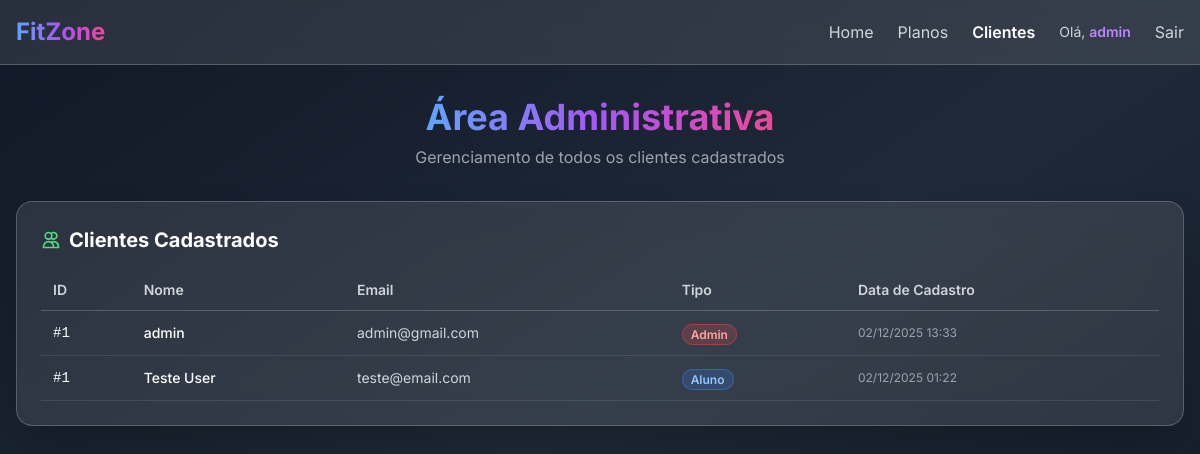
The app's page /app/clientes.php (signed in) with its own data.
### tables this page shows
CREATE TABLE alunos (
    id INTEGER PRIMARY KEY AUTOINCREMENT,
    nome TEXT NOT NULL,
    email TEXT NOT NULL UNIQUE,
    senha TEXT NOT NULL,
    altura REAL,
    peso REAL,
    plano_id INTEGER DEFAULT 1,
    personal_id INTEGER,
    created_at TEXT DEFAULT CURRENT_TIMESTAMP,
    FOREIGN KEY (plano_id) REFERENCES planos(id),
    FOREIGN KEY (personal_id) REFERENCES personais(id) ON DELETE SET NULL
);

### app/db.php (called while the page is built, shortened)
<?php
class BancoDeDados {
    private $pdo;
    public function __construct() {
        $dbPath = __DIR__ . '/../data/fitzone.db';
        $dbDir = dirname($dbPath);
        $dbExists = file_exists($dbPath);
        $dsn = "sqlite:{$dbPath}";
        $this->pdo = new \PDO($dsn, null, null, [
            \PDO::ATTR_ERRMODE => \PDO::ERRMODE_EXCEPTION,
            \PDO::ATTR_DEFAULT_FETCH_MODE => \PDO::FETCH_ASSOC,
        ]);
    }
    public function consultar($sql, $params = []) {
        $stmt = $this->pdo->prepare($sql);
        $stmt->execute();
        return $stmt->fetchAll();
    }
}

### app/clientes.php (the view, shortened to what this page needs)
<?php
require_once __DIR__ . '/db.php';
$db = new BancoDeDados();
$alunos = $db->consultar('SELECT id, nome, email, created_at, "aluno" as tipo FROM alunos ORDER BY created_at DESC');
$personais = $db->consultar('SELECT id, nome, email, created_at, "personal" as tipo FROM personais ORDER BY created_at DESC');
$admins = $db->consultar('SELECT id, nome, email, created_at, "admin" as tipo FROM admins ORDER BY created_at DESC');
$usuarios = array_merge($alunos, $personais, $admins);
usort($usuarios, function($a, $b) { return strtotime($b['created_at']) - strtotime($a['created_at']); });
$paginaAtual = 'clientes';
?>
<!DOCTYPE html>
<html lang="pt-br">
<head>
    <script src="https://cdn.tailwindcss.com"></script>
</head>
<body class="bg-gradient-to-br from-gray-900 via-gray-800 to-gray-900 min-h-screen">
    <nav class="bg-white/10 backdrop-blur-lg border-b border-white/20 sticky top-0 z-50">
        <div class="container mx-auto px-4 py-4 max-w-7xl">
            <div class="flex items-center justify-between">
                <a href="index.php" class="text-2xl font-bold">
                    <span class="bg-gradient-to-r from-blue-400 via-purple-500 to-pink-500 bg-clip-text text-transparent">
                    </span>
                </a>
                <div class="flex items-center gap-6">
                    <a href="index.php"
                       class="text-gray-300 hover:text-white transition-colors">
                        Home
                    </a>
                    <a href="planos.php"
                       class="text-gray-300 hover:text-white transition-colors">
                        Planos
                    </a>
                    <a href="clientes.php"
                       class="text-gray-300 hover:text-white transition-colors <?= $paginaAtual === 'clientes' ? 'text-white font-semibold' : '' ?>">
                        Clientes
                    </a>
                    <?php if (isset($_SESSION['usuario_id'])): ?>
                    <span class="text-gray-300 text-sm">
                        Olá, <span class="text-purple-400 font-semibold"><?= htmlspecialchars($_SESSION['usuario_nome']) ?></span>
                    </span>
                    <a href="logout.php"
                       class="text-gray-300 hover:text-white transition-colors">
                        Sair
                    </a>
                    <?php endif; ?>
                </div>
            </div>
        </div>
    </nav>
    <div class="container mx-auto px-4 py-8 max-w-7xl">
        <div class="text-center mb-8">
            <h1 class="text-4xl font-bold text-white mb-2">
                <span class="bg-gradient-to-r from-blue-400 via-purple-500 to-pink-500 bg-clip-text text-transparent">
                </span>
            </h1>
            <p class="text-gray-400">Gerenciamento de todos os clientes cadastrados</p>
        </div>
        <div class="bg-white/10 backdrop-blur-lg rounded-2xl shadow-2xl p-6 border border-white/20">
            <h2 class="text-xl font-bold text-white mb-4 flex items-center gap-2">
                <svg class="w-5 h-5 text-green-400" fill="none" stroke="currentColor" viewBox="0 0 24 24">
                    <path stroke-linecap="round" stroke-linejoin="round" stroke-width="2" d="M12 4.354a4 4 0 110 5.292M15 21H3v-1a6 6 0 0112 0v1zm0 0h6v-1a6 6 0 00-9-5.197M13 7a4 4 0 11-8 0 4 4 0 018 0z"></path>
                </svg>
                Clientes Cadastrados
            </h2>
            <div class="overflow-x-auto">
                <table class="w-full">
                    <thead>
                        <tr class="border-b border-white/20">
                            <th class="text-left py-2.5 px-3 text-gray-300 font-semibold text-sm">
                                ID
                            </th>
                            <th class="text-left py-2.5 px-3 text-gray-300 font-semibold text-sm">
                                Nome
                            </th>
                            <th class="text-left py-2.5 px-3 text-gray-300 font-semibold text-sm">
                                Email
                            </th>
                            <th class="text-left py-2.5 px-3 text-gray-300 font-semibold text-sm">
                                Tipo
                            </th>
                            <th class="text-left py-2.5 px-3 text-gray-300 font-semibold text-sm">
                                Data de Cadastro
                            </th>
                        </tr>
                    </thead>
                    <tbody>
                        <?php if (empty($usuarios)): ?>
                        <tr>
                            <td colspan="5" class="text-center py-6 text-gray-400 text-sm">
                                Nenhum cliente cadastrado ainda.
                            </td>
                        </tr>
                        <?php else: ?>
                        <?php foreach ($usuarios as $u): ?>
                        <tr class="border-b border-white/10 hover:bg-white/5 transition-colors">
                            <td class="py-2.5 px-3 text-white font-mono text-sm">
                                #<?= htmlspecialchars($u['id']) ?>
                            </td>
                            <td class="py-2.5 px-3 text-white font-medium text-sm">
                                <?= htmlspecialchars($u['nome']) ?>
                            </td>
                            <td class="py-2.5 px-3 text-gray-300 text-sm">
                                <?= htmlspecialchars($u['email']) ?>
                            </td>
                            <td class="py-2.5 px-3">
                                <?php
                                $badgeColors = [
                                    'aluno' => 'bg-blue-500/20 text-blue-300 border-blue-500/50',
                                    'personal' => 'bg-purple-500/20 text-purple-300 border-purple-500/50',
                                    'admin' => 'bg-red-500/20 text-red-300 border-red-500/50'
                                ];
                                $color = $badgeColors[$u['tipo']] ?? 'bg-gray-500/20 text-gray-300 border-gray-500/50';
                                ?>
                                <span class="px-2 py-0.5 rounded-full text-xs font-semibold border <?= $color ?>">
                                    <?= ucfirst(htmlspecialchars($u['tipo'])) ?>
                                </span>
                            </td>
                            <td class="py-2.5 px-3 text-gray-400 text-xs">
                                <?= date('d/m/Y H:i', strtotime($u['created_at'])) ?>
                            </td>
                        </tr>
                        <?php endforeach; ?>
                        <?php endif; ?>
                    </tbody>
                </table>
            </div>
        </div>
    </div>
</body>
</html>

### app/clientes.php (style rules this page uses)
body { font-family: 'Inter', sans-serif; }

### records on screen
alunos: id "1", nome "Teste User", email "teste@email.com", tipo "Aluno", created_at "02/12/2025 01:22"

### other values on screen
$_SESSION['usuario_nome'] "admin"
$u['id'] "1"
$u['nome'] "admin"
$u['email'] "admin@gmail.com"
$u['tipo'] "Admin"
date('d/m/Y H:i', strtotime($u['created_at'])) "02/12/2025 13:33"
